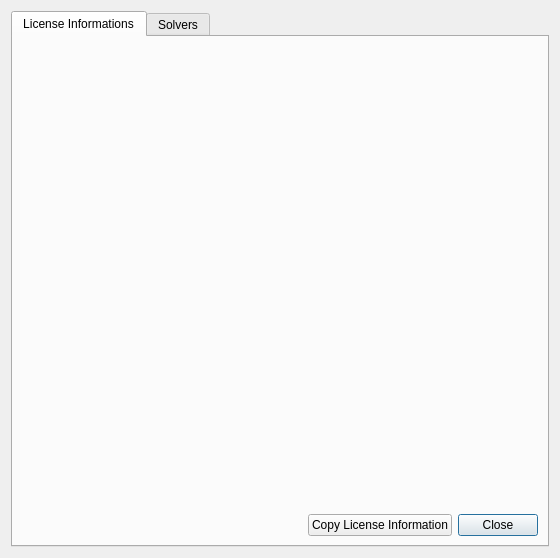
<?xml version="1.0" encoding="UTF-8"?>
<ui version="4.0">
 <class>AboutHandler</class>
 <widget class="QDialog" name="AboutHandler">
  <property name="geometry">
   <rect>
    <x>0</x>
    <y>0</y>
    <width>560</width>
    <height>558</height>
   </rect>
  </property>
  <property name="windowTitle">
   <string>Dialog</string>
  </property>
  <property name="locale">
   <locale language="English" country="UnitedStates"/>
  </property>
  <layout class="QGridLayout" name="gridLayout">
   <item row="0" column="0">
    <widget class="QTabWidget" name="tabWidget">
     <property name="currentIndex">
      <number>0</number>
     </property>
     <widget class="QWidget" name="LicenseInfo">
      <attribute name="title">
       <string>License Informations</string>
      </attribute>
      <layout class="QGridLayout" name="gridLayout_2">
       <item row="6" column="2">
        <spacer name="horizontalSpacer_2">
         <property name="orientation">
          <enum>Qt::Horizontal</enum>
         </property>
         <property name="sizeHint" stdset="0">
          <size>
           <width>40</width>
           <height>20</height>
          </size>
         </property>
        </spacer>
       </item>
       <item row="1" column="1">
        <spacer name="verticalSpacer_2">
         <property name="orientation">
          <enum>Qt::Vertical</enum>
         </property>
         <property name="sizeHint" stdset="0">
          <size>
           <width>20</width>
           <height>40</height>
          </size>
         </property>
        </spacer>
       </item>
       <item row="5" column="4">
        <spacer name="verticalSpacer_4">
         <property name="orientation">
          <enum>Qt::Vertical</enum>
         </property>
         <property name="sizeHint" stdset="0">
          <size>
           <width>20</width>
           <height>40</height>
          </size>
         </property>
        </spacer>
       </item>
       <item row="3" column="4">
        <spacer name="verticalSpacer_6">
         <property name="orientation">
          <enum>Qt::Vertical</enum>
         </property>
         <property name="sizeHint" stdset="0">
          <size>
           <width>20</width>
           <height>40</height>
          </size>
         </property>
        </spacer>
       </item>
       <item row="4" column="4">
        <spacer name="verticalSpacer_5">
         <property name="orientation">
          <enum>Qt::Vertical</enum>
         </property>
         <property name="sizeHint" stdset="0">
          <size>
           <width>20</width>
           <height>40</height>
          </size>
         </property>
        </spacer>
       </item>
       <item row="2" column="1">
        <spacer name="verticalSpacer">
         <property name="orientation">
          <enum>Qt::Vertical</enum>
         </property>
         <property name="sizeHint" stdset="0">
          <size>
           <width>20</width>
           <height>40</height>
          </size>
         </property>
        </spacer>
       </item>
       <item row="0" column="2" rowspan="3" colspan="4">
        <widget class="QLabel" name="label">
         <property name="text">
          <string/>
         </property>
        </widget>
       </item>
       <item row="6" column="3">
        <spacer name="horizontalSpacer">
         <property name="orientation">
          <enum>Qt::Horizontal</enum>
         </property>
         <property name="sizeHint" stdset="0">
          <size>
           <width>40</width>
           <height>20</height>
          </size>
         </property>
        </spacer>
       </item>
       <item row="0" column="1">
        <widget class="QLabel" name="gamslogo">
         <property name="sizePolicy">
          <sizepolicy hsizetype="MinimumExpanding" vsizetype="MinimumExpanding">
           <horstretch>0</horstretch>
           <verstretch>0</verstretch>
          </sizepolicy>
         </property>
         <property name="text">
          <string/>
         </property>
        </widget>
       </item>
       <item row="6" column="5">
        <widget class="QPushButton" name="close">
         <property name="text">
          <string>Close</string>
         </property>
        </widget>
       </item>
       <item row="6" column="4">
        <widget class="QPushButton" name="copylicense">
         <property name="text">
          <string>Copy License Information</string>
         </property>
        </widget>
       </item>
      </layout>
     </widget>
     <widget class="QWidget" name="Solvers">
      <attribute name="title">
       <string>Solvers</string>
      </attribute>
      <widget class="QListWidget" name="listWidget">
       <property name="geometry">
        <rect>
         <x>20</x>
         <y>40</y>
         <width>301</width>
         <height>331</height>
        </rect>
       </property>
      </widget>
     </widget>
    </widget>
   </item>
  </layout>
 </widget>
 <resources/>
 <connections/>
</ui>
